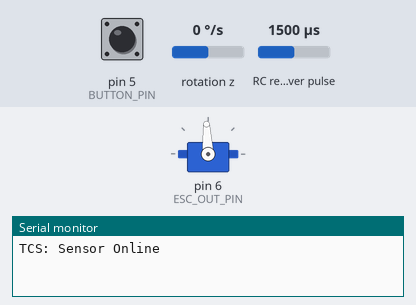
The sketch below on a simulated Arduino Uno, built with avr-gcc and run on an emulated ATmega328P. On the bench: servo, the last lines printed to the serial monitor. Wiring (inferred from the names in the program): RC receiver channel: data pin 2. Inputs (shaded band) come from the test bench; at power-on: pin 5 (BUTTON_PIN) HIGH, RC receiver pulse 1500 µs, rotation z 0 °/s.

Above: at 1.2 s.
1.3 s: pin 5 (BUTTON_PIN) pulled LOW for 0.15 s
4.4 s: RC receiver pulse (sensor on pin 2) set to 1020 µs
At 4.7 s:
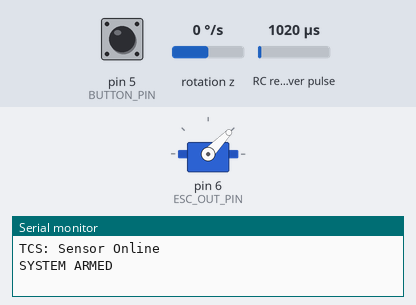
7.4 s: rotation z set to -192 °/s
10.4 s: RC receiver pulse (sensor on pin 2) set to 1250 µs
At 11.0 s:
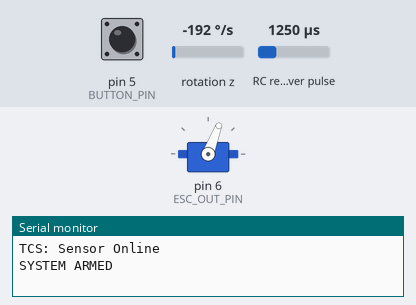
13.4 s: RC receiver pulse (sensor on pin 2) set to 1540 µs
16.4 s: rotation z set to -100 °/s
Timing chart, 0 to 20.1 s (numbered marks = the images above; inputs shaded):
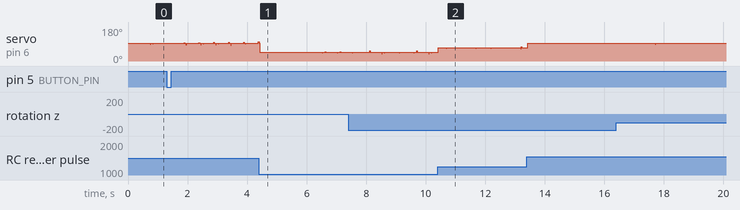

The sketch:

sketch_feb25a.ino
```cpp
#include <Wire.h>
#include <MPU6050.h>
#include <Servo.h>
#include <SD.h>

// --- PIN CONFIGURATION ---
#define THROTTLE_IN_PIN  2
#define ESC_OUT_PIN      6
#define BUTTON_PIN       5
#define SD_CHIP_SELECT   10

// --- TUNING ---
#define YAW_THRESHOLD    35.0
float Kp = 1.8, Ki = 0.05, Kd = 0.1;

MPU6050 mpu;
Servo esc;

volatile long throttlePulseStart = 0;
volatile int throttleIn = 1500;
bool isArmed = false;
bool mpuOnline = false;
float integral, lastError;
unsigned long lastTime;

void readThrottle() {
  if (digitalRead(THROTTLE_IN_PIN) == HIGH) throttlePulseStart = micros();
  else {
    int pulse = micros() - throttlePulseStart;
    if (pulse > 900 && pulse < 2100) throttleIn = pulse;
  }
}

void setup() {
  // Start Serial but DO NOT wait for it
  Serial.begin(115200);

  Wire.begin();
  Wire.setClock(400000);

  mpu.initialize();
  if (mpu.testConnection()) {
    mpuOnline = true;
    if (Serial) Serial.println("TCS: Sensor Online");
  }

  pinMode(THROTTLE_IN_PIN, INPUT);
  attachInterrupt(digitalPinToInterrupt(THROTTLE_IN_PIN), readThrottle, CHANGE);

  esc.attach(ESC_OUT_PIN);
  esc.writeMicroseconds(1500);

  pinMode(BUTTON_PIN, INPUT_PULLUP);
}

void loop() {
  // 1. Arming Logic
  static bool lastBtn = HIGH;
  bool currentBtn = digitalRead(BUTTON_PIN);
  if (currentBtn == LOW && lastBtn == HIGH) {
    isArmed = !isArmed;
    integral = 0;
    if (Serial) Serial.println(isArmed ? "SYSTEM ARMED" : "SYSTEM DISARMED");
    delay(200);
  }
  lastBtn = currentBtn;

  // 2. Sensor Processing
  int16_t gz = mpu.getRotationZ();
  float yawRate = abs(gz / 131.0);

  unsigned long currentTime = millis();
  float dt = (currentTime - lastTime) / 1000.0;
  if (dt <= 0) dt = 0.01;

  int throttleOut = throttleIn;

  // 3. TCS Logic (Only if Armed, Sensor is working, and Moving Forward)
  if (isArmed && mpuOnline && throttleIn > 1530 && yawRate > YAW_THRESHOLD) {
    float error = yawRate - YAW_THRESHOLD;
    integral += error * dt;
    float derivative = (error - lastError) / dt;

    int reduction = (Kp * error) + (Ki * integral) + (Kd * derivative);

    throttleOut = throttleIn - reduction;
    if (throttleOut < 1500) throttleOut = 1500;

    lastError = error;

    // Smart Serial: Only prints if USB is connected
    if (Serial && (currentTime % 50 == 0)) {
      Serial.print("TCS ACTIVE - Reduction: ");
      Serial.println(reduction);
    }
  } else {
    integral = 0;
    lastError = 0;
  }

  // 4. Signal Output
  esc.writeMicroseconds(throttleOut);
  lastTime = currentTime;

  // 5. Periodic Health Check (Silent)
  if (currentTime % 1000 == 0) {
    if (!mpu.testConnection()) {
      mpuOnline = false;
      if (Serial) Serial.println("WARNING: MPU6050 DISCONNECTED");
    }
  }

  delay(5);
}
```
